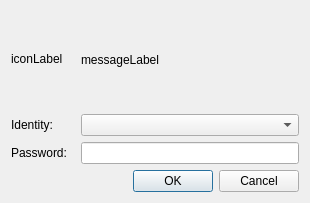
<?xml version="1.0" encoding="UTF-8"?>
<ui version="4.0">
 <class>PolicykitAgentGUI</class>
 <widget class="QDialog" name="PolicykitAgentGUI">
  <property name="geometry">
   <rect>
    <x>0</x>
    <y>0</y>
    <width>310</width>
    <height>203</height>
   </rect>
  </property>
  <property name="windowTitle">
   <string>Authentication Required</string>
  </property>
  <layout class="QGridLayout" name="gridLayout">
   <item row="0" column="0">
    <widget class="QLabel" name="iconLabel">
     <property name="minimumSize">
      <size>
       <width>64</width>
       <height>64</height>
      </size>
     </property>
     <property name="maximumSize">
      <size>
       <width>64</width>
       <height>64</height>
      </size>
     </property>
     <property name="text">
      <string notr="true">iconLabel</string>
     </property>
    </widget>
   </item>
   <item row="0" column="1">
    <widget class="QLabel" name="messageLabel">
     <property name="sizePolicy">
      <sizepolicy hsizetype="MinimumExpanding" vsizetype="MinimumExpanding">
       <horstretch>0</horstretch>
       <verstretch>0</verstretch>
      </sizepolicy>
     </property>
     <property name="text">
      <string notr="true">messageLabel</string>
     </property>
     <property name="wordWrap">
      <bool>true</bool>
     </property>
    </widget>
   </item>
   <item row="1" column="0">
    <widget class="QLabel" name="label">
     <property name="text">
      <string>Identity:</string>
     </property>
    </widget>
   </item>
   <item row="1" column="1">
    <widget class="QComboBox" name="identityComboBox"/>
   </item>
   <item row="2" column="0">
    <widget class="QLabel" name="promptLabel">
     <property name="text">
      <string>Password:</string>
     </property>
    </widget>
   </item>
   <item row="2" column="1">
    <widget class="QLineEdit" name="passwordEdit">
     <property name="echoMode">
      <enum>QLineEdit::Password</enum>
     </property>
    </widget>
   </item>
   <item row="3" column="0" colspan="2">
    <layout class="QHBoxLayout" name="horizontalLayout_2">
     <item>
      <spacer name="horizontalSpacer">
       <property name="orientation">
        <enum>Qt::Horizontal</enum>
       </property>
       <property name="sizeHint" stdset="0">
        <size>
         <width>40</width>
         <height>20</height>
        </size>
       </property>
      </spacer>
     </item>
     <item>
      <spacer name="horizontalSpacer_2">
       <property name="orientation">
        <enum>Qt::Horizontal</enum>
       </property>
       <property name="sizeHint" stdset="0">
        <size>
         <width>40</width>
         <height>20</height>
        </size>
       </property>
      </spacer>
     </item>
     <item>
      <layout class="QHBoxLayout" name="horizontalLayout">
       <item>
        <widget class="QDialogButtonBox" name="buttonBox_1">
         <property name="orientation">
          <enum>Qt::Horizontal</enum>
         </property>
         <property name="standardButtons">
          <set>QDialogButtonBox::Ok</set>
         </property>
        </widget>
       </item>
       <item>
        <widget class="QDialogButtonBox" name="buttonBox_2">
         <property name="orientation">
          <enum>Qt::Horizontal</enum>
         </property>
         <property name="standardButtons">
          <set>QDialogButtonBox::Cancel</set>
         </property>
        </widget>
       </item>
      </layout>
     </item>
    </layout>
   </item>
  </layout>
 </widget>
 <resources/>
 <connections>
  <connection>
   <sender>buttonBox_1</sender>
   <signal>accepted()</signal>
   <receiver>PolicykitAgentGUI</receiver>
   <slot>accept()</slot>
   <hints>
    <hint type="sourcelabel">
     <x>248</x>
     <y>254</y>
    </hint>
    <hint type="destinationlabel">
     <x>157</x>
     <y>274</y>
    </hint>
   </hints>
  </connection>
  <connection>
   <sender>buttonBox_1</sender>
   <signal>rejected()</signal>
   <receiver>PolicykitAgentGUI</receiver>
   <slot>reject()</slot>
   <hints>
    <hint type="sourcelabel">
     <x>295</x>
     <y>261</y>
    </hint>
    <hint type="destinationlabel">
     <x>286</x>
     <y>274</y>
    </hint>
   </hints>
  </connection>
 </connections>
</ui>
